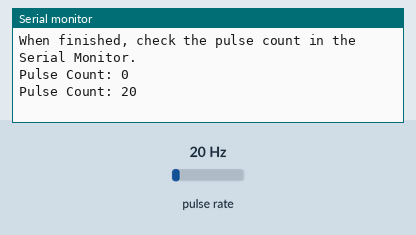
Simulated run of this program. Board: ESP32. Shown: the last lines printed to the serial monitor. Wiring (inferred from the names in the program): pulse sensor: data GPIO 16. The test bench sets the inputs (shaded band); at power-on: pulse rate 20 Hz.

Above: at 1.2 s.
1.3 s: pulse rate (sensor on GPIO 16) set to 4 Hz
At 2.6 s:
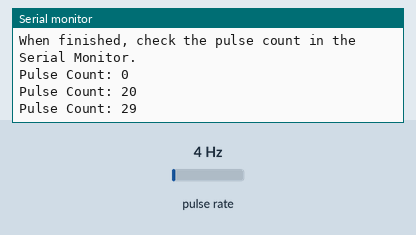
2.8 s: pulse rate (sensor on GPIO 16) set to 50 Hz
At 3.8 s:
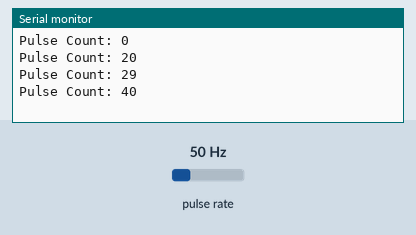
Timing chart, 0 to 5.8 s (numbered marks = the images above; inputs shaded):
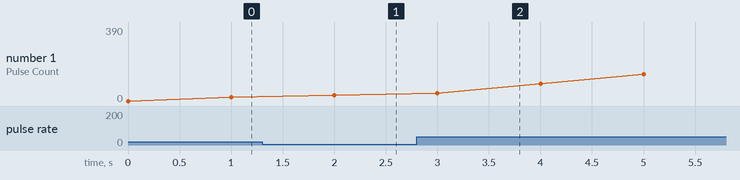

The program:

main.cpp
```cpp
#include <Arduino.h>

#define FLOW_SENSOR_PIN 16  // You can change this to any safe GPIO

volatile int pulseCount = 0;

void countPulses() {
  pulseCount++;
}

void setup() {
  Serial.begin(921600);
  pinMode(FLOW_SENSOR_PIN, INPUT_PULLUP);
  attachInterrupt(digitalPinToInterrupt(FLOW_SENSOR_PIN), countPulses, RISING);

  Serial.println("ESP32 Water Flow Sensor Calibration");
  Serial.println("Start water flow and measure a known volume (e.g., 1 liter).");
  Serial.println("When finished, check the pulse count in the Serial Monitor.");
}

void loop() {
  Serial.print("Pulse Count: ");
  Serial.println(pulseCount);
  delay(1000);
}
```

Measured:
- after the input at 1.3 s, the serial monitor: prints a new line after 0.70 s (image 1)
- after the input at 2.8 s, the serial monitor: prints a new line after 0.20 s (image 2)
- plotted number 1: 20 → 29 after the input at 1.3 s, 29 → 390 after the input at 2.8 s
